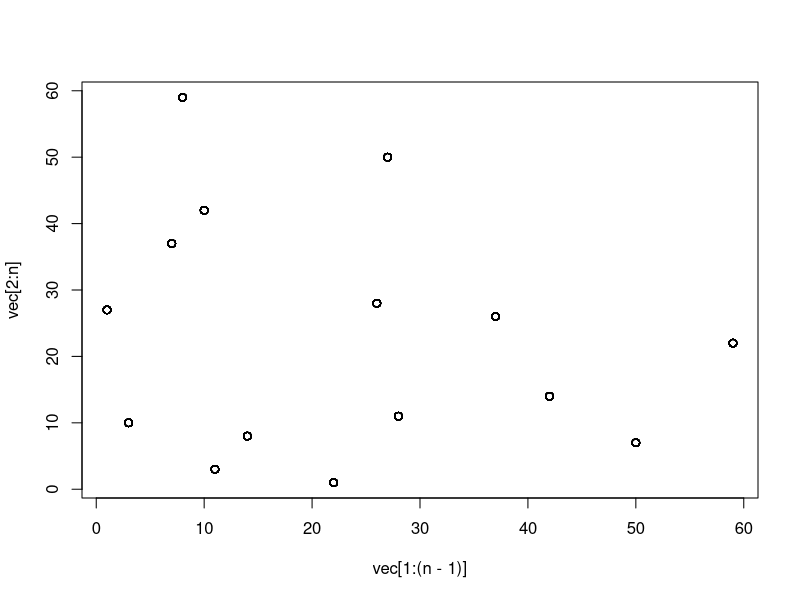
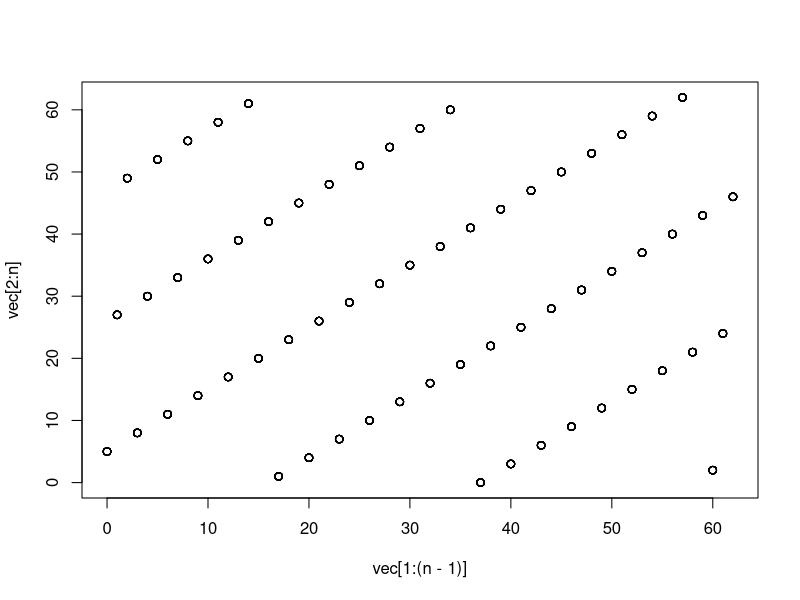
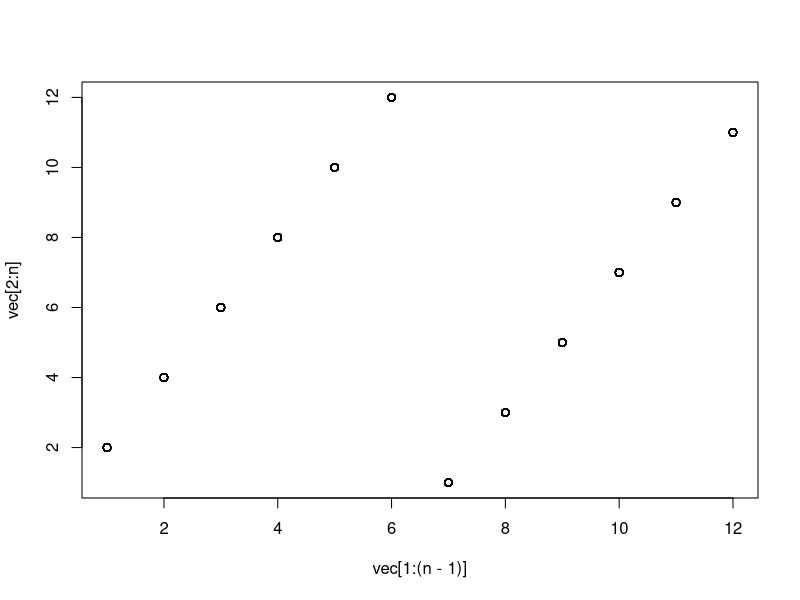
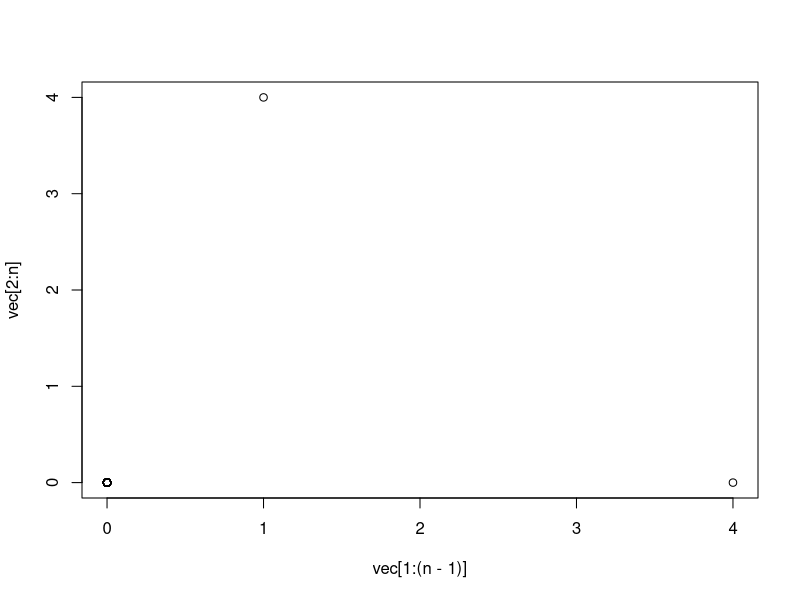

Generate these figures, in order, with R:
# Funções auxiliares

get_period <- function(vec){
  
  # Função que calcula o período de uma sequência de números
  # pseudo aleatórios (não necessariamente gerados por geradores congruenciais)
  
  i = 2; n = length(vec)
  
  if(sum(vec==vec[1]) < 2){
    return("Não foi possível encontrar o período para essa série. Tente aumentar o tamanho do vetor.")
  }
  
  found = FALSE
  
  while(i <= n){
    k = vec[i]
    if (k == vec[1]) {
      j = 2*(i - 1)
      if (sum(vec[1:(i-1)] == vec[i:j]) == i-1) {
        found = TRUE
        break
      }
    }
    i = i + 1
  }
  
  if(found){
    return(paste("Periodo igual a ", i-1, sep = ""))
  }else{
    return("Não foi possível encontrar o período para essa série. Tente aumentar o tamanho do vetor.")
  }
}

# Geradores congruenciais

cong_gen <- function(a = 22, m = 61, c = 5, x1 = 1, n = 1000){
  
  # Gerador congruencial do tipo X_n+1 = (a*X_n + c)%m
  
  vec <- rep(0, n); vec[1] <- x1
  
  for (i in 2:n) {
    vec[i] <- (a*vec[i-1] + c)%%m
  }

  plot(x=vec[1:(n-1)], y=vec[2:n]);
  
  return(vec)
}

test <- cong_gen()

get_period(test)

test <- cong_gen(m=63)

get_period(test)

# Gerador congruencial multiplicativo

cong_gen_mult <- function(m = 13, a = 2, x1 = 1, n = 1000){
  
  # Gerador congruencial do tipo X_n+1 = (a*X_n)%m
  # x1 != 0
  
  vec <- rep(0, n); vec[1] <- x1
  
  for (i in 2:n) {
    vec[i] <- (a*vec[i-1])%%m
  }
  
  plot(x=vec[1:(n-1)], y=vec[2:n]);
  
  return(vec)
}

test <- cong_gen_mult()

get_period(test)

test <- cong_gen_mult(m=16, a=4)

get_period(test)











